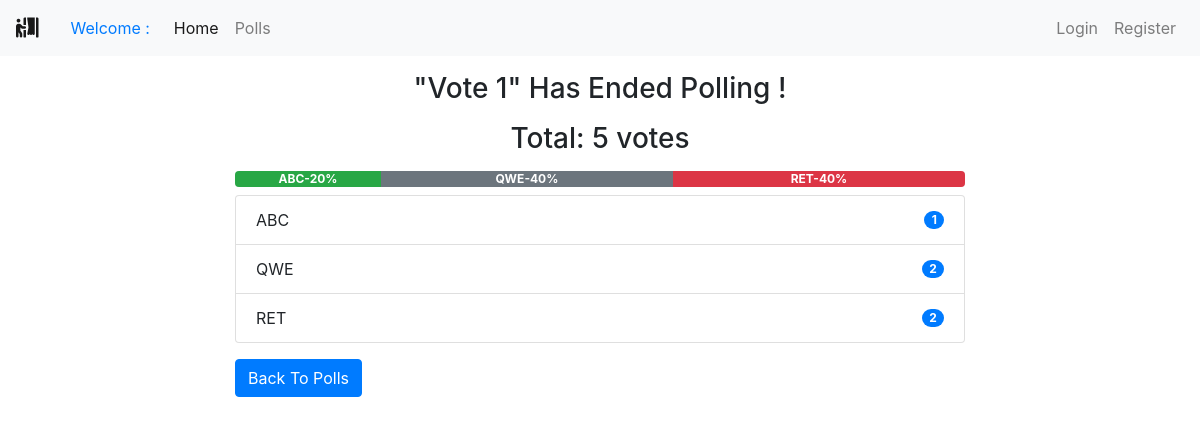
Screenshot of /polls/7/ with the database file from the repository.
### polls/models.py (models this page shows, shortened)
class Poll(models.Model):
    owner = models.ForeignKey(User, on_delete=models.CASCADE)
    text = models.TextField()
    pub_date = models.DateTimeField(default=timezone.now)
    active = models.BooleanField(default=True)
    @property
    def get_vote_count(self):
        return self.vote_set.count()
    def get_result_dict(self):
        res = []
        for choice in self.choice_set.all():
            d = {}
            alert_class = ['primary', 'secondary', 'success',
                           'danger', 'dark', 'warning', 'info']
            d['alert_class'] = secrets.choice(alert_class)
            d['text'] = choice.choice_text
            d['num_votes'] = choice.get_vote_count
            if not self.get_vote_count:
                d['percentage'] = 0
            else:
                d['percentage'] = (choice.get_vote_count /
                                   self.get_vote_count)*100
            res.append(d)
        return res

class Choice(models.Model):
    poll = models.ForeignKey(Poll, on_delete=models.CASCADE)
    choice_text = models.CharField(max_length=255)
    @property
    def get_vote_count(self):
        return self.vote_set.count()

### polls/views.py (the view, shortened to what this page needs)
# urls.py: path('<int:poll_id>/', views.poll_detail, name='detail'),
def poll_detail(request, poll_id):
    poll = get_object_or_404(Poll, id=poll_id)
    if not poll.active:
        return render(request, 'polls/poll_result.html', {'poll': poll})

### polls/templates/polls/poll_result.html
{% extends 'base.html' %}
{% block content %}
<div class="container">
    {% if messages %}
    <div class="messages">
        {% for message in messages %}
        <div {% if message.tags %} class="{{ message.tags }}" {% endif %}>{{ message }}
            <button type="button" class="close" data-dismiss="alert" aria-label="Close">
                <span aria-hidden="true">&times;</span>
            </button>
        </div>
        {% endfor %}
    </div>
    {% else %}
    <div class="row">
        <div class="col-md-8 offset-sm-2">
            {% if poll.active %}
            <h3 class="mt-3 mb-3 text-center">Result for: {{ poll.text }}</h3>
            {% else %}
            <h3 class="mt-3 mb-3 text-center">"{{ poll.text }}" Has Ended Polling !</h3>
            {% endif %}
            <h3 class="mb-2 text-center">Total: {{ poll.get_vote_count }} votes</h3>
            <div class="progress mt-3 mb-2">
                {% for choice in poll.get_result_dict %}
                <div class="progress-bar bg-{{ choice.alert_class }}" role="progressbar" style="width: {{ choice.percentage }}%;"
                    aria-valuenow="30" aria-valuemin="0" aria-valuemax="100"><b>
                        {{choice.text|truncatewords:2}}-{{choice.percentage|floatformat}}%</b>
                </div>
                {% endfor %}
            </div>
            <ul class="list-group">
                {% for choice in poll.choice_set.all %}
                <li class="list-group-item d-flex justify-content-between align-items-center">
                    {{ choice.choice_text }}
                    <span class="badge badge-primary badge-pill">{{ choice.get_vote_count }}</span>
                </li>
                {% endfor %}
            </ul>
            {% endif %}
            <a class="btn btn-primary mt-3" href="{% url 'polls:list' %}" role="button">Back To Polls</a>
        </div>
    </div>
</div>
{% endblock content %}

### rows the page displays
Poll: text "Vote 1", get_vote_count "5"
Choice: text "ABC", choice_text "ABC", get_vote_count "1"
Choice: text "QWE", choice_text "QWE", get_vote_count "2"
Choice: text "RET", choice_text "RET", get_vote_count "2"

### other values shown
{{ choice.percentage|floatformat }} "20" "40" "40"
